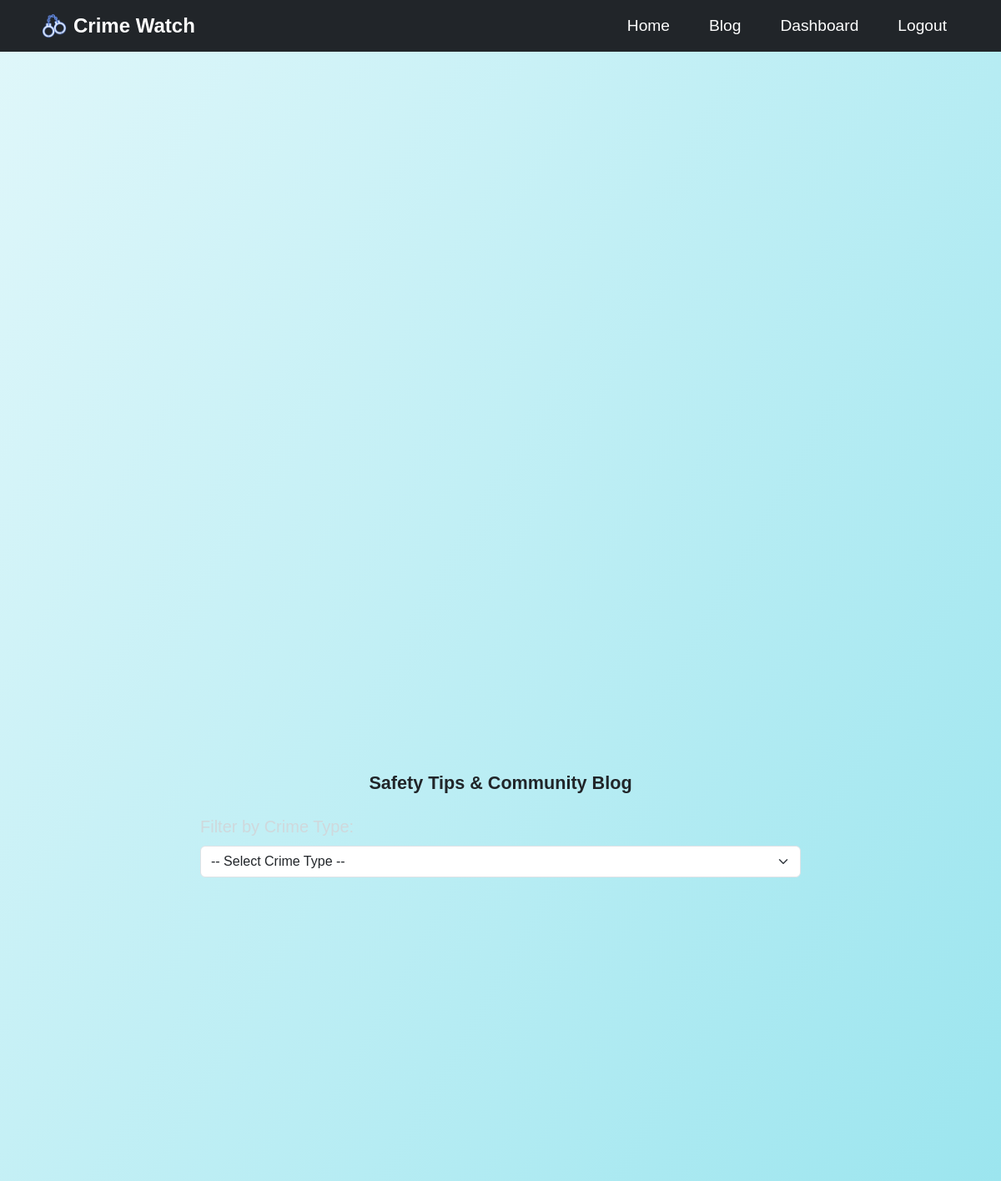
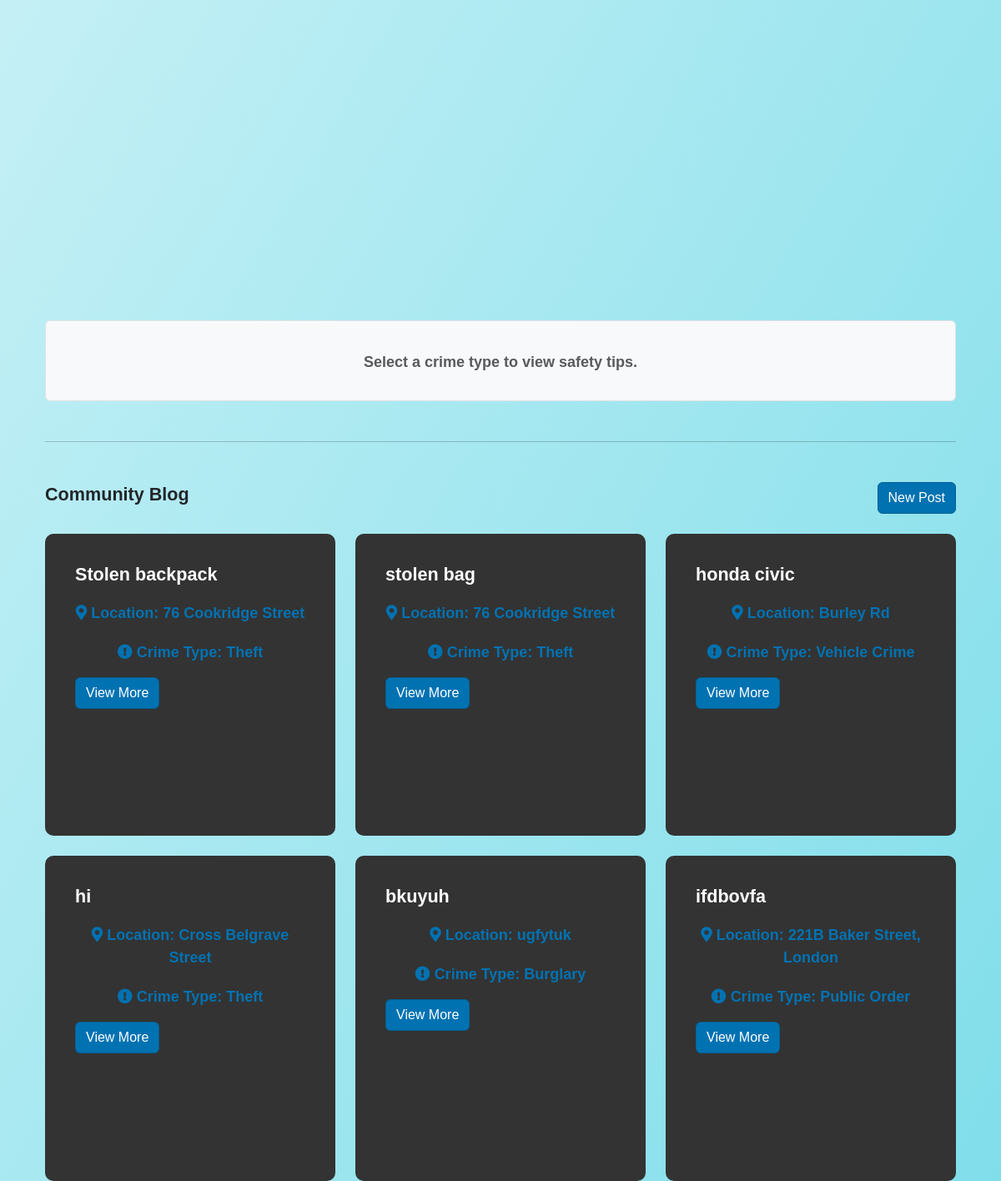
Page /blog/blog (signed in) on the committed database (2 pictures, top to bottom).
### app/models.py (models this page shows)
class BlogPost(db.Model):
    __tablename__ = 'blog_post'
    id = db.Column(db.Integer, primary_key=True)
    title = db.Column(db.String(150), nullable=False)
    location = db.Column(db.String(150), nullable=False)
    description = db.Column(db.Text, nullable=False)
    crime_type = db.Column(db.String(50), nullable=False)
    created_by = db.Column(db.Integer, db.ForeignKey('user.id'), nullable=False)
    author = db.relationship('User', backref='blog_posts', lazy=True)  # Ensure correct backref here

### app/views.py (the view, shortened to what this page needs)
@blog.route('/blog', methods=['GET', 'POST'])
@login_required
def blog_page():
    crime_filter = request.args.get('crime_type')
    if crime_filter:
        posts = BlogPost.query.filter_by(crime_type=crime_filter).all()
    else:
        posts = BlogPost.query.all()
    print(f"Posts: {posts}")  # Debugging: Check if posts are being retrieved
    return render_template('blog.html', posts=posts)

### app/templates/blog.html (shortened to what this page needs)
{% extends "base.html" %}
{% block content %}
<div class="container mt-5">
    <h2 class="text-center mb-4">Safety Tips & Community Blog</h2>
    <div class="row justify-content-center mb-4">
        <div class="col-md-8">
            <form>
                <label for="crime_type" class="form-label">Filter by Crime Type:</label>
                <select id="crime_type" name="crime_type" class="form-select" onchange="showTipsAndPosts()">
                    <option value="">-- Select Crime Type --</option>
                </select>
            </form>
        </div>
    </div>
    <div id="safety-tips" class="mt-4 p-3 border rounded bg-light">
        <p class="text-muted">Select a crime type to view safety tips.</p>
    </div>
    <hr class="my-5">
    <div class="d-flex justify-content-between align-items-center mb-4">
        <h3>Community Blog</h3>
        <button type="button" class="btn btn-primary" data-bs-toggle="modal" data-bs-target="#postCrimeModal">
            New Post
        </button>
    </div>
    <div id="blog-posts" class="row row-cols-1 row-cols-md-3 g-4">
        {% if posts %}
            {% for post in posts %}
            <div class="col">
                <div class="card h-100">
                    <div class="card-body">
                        <h5 class="card-title">{{ post.title }}</h5>
                        <p class="card-text">
                            <i class="fas fa-map-marker-alt"></i> <strong>Location:</strong> {{ post.location }}
                        </p>
                        <p class="card-text">
                            <i class="fas fa-exclamation-circle"></i> <strong>Crime Type:</strong> {{ post.crime_type }}
                        </p>
                        <button
                            class="btn btn-primary"
                            data-bs-toggle="modal"
                            data-bs-target="#postModal"
                            onclick="showPostDetails('{{ post.title }}', '{{ post.location }}', '{{ post.crime_type }}', '{{ post.description }}', '{{ post.author.username if post.author else 'Unknown' }}')">
                            View More
                        </button>
                    </div>
                </div>
            </div>
            {% endfor %}
        {% else %}
            <p class="text-muted">No blog posts available. Create the first post!</p>
        {% endif %}
    </div>
</div>
{% endblock %}

### app/templates/base.html (shortened to what this page needs)
<!DOCTYPE html>
<html lang="en">
    <head>
        <link href="https://cdn.jsdelivr.net/npm/bootstrap@5.3.0/dist/css/bootstrap.min.css" rel="stylesheet">
        <link rel="stylesheet" href="https://cdnjs.cloudflare.com/ajax/libs/font-awesome/5.15.4/css/all.min.css">
        <link rel="stylesheet" href="https://unpkg.com/leaflet@1.7.1/dist/leaflet.css" />
        <link rel="stylesheet" href="https://unpkg.com/leaflet-control-geocoder/dist/Control.Geocoder.css" />
        <link rel="stylesheet" href="{{ url_for('static', filename='styles.css') }}">
    </head>
<body>
    <nav class="navbar navbar-expand-lg navbar-dark bg-dark">
        <div class="container">
            <a class="navbar-brand d-flex align-items-center" href="{{ url_for('views.home') }}" style="font-size: 1.5rem;">
                <img src="{{ url_for('static', filename='Icon.png') }}" alt="App Icon" width="30" height="30" class="me-2">
                Crime Watch
            </a>
            <div class="collapse navbar-collapse" id="navbarNav">
                <ul class="navbar-nav ms-auto">
                    <li class="nav-item">
                        <a class="nav-link" href="{{ url_for('views.home') }}">Home</a>
                    </li>
                    {% if current_user.is_authenticated %}
                        <li class="nav-item">
                            <a class="nav-link" href="{{ url_for('blog.blog_page') }}">Blog</a>
                        </li>
                        <li class="nav-item">
                            <a class="nav-link" href="{{ url_for('views.dashboard') }}">Dashboard</a>
                        </li>
                        <li class="nav-item">
                            <a class="nav-link" href="{{ url_for('auth.logout') }}">Logout</a>
                        </li>
                    {% endif %}
                </ul>
            </div>
        </div>
    </nav>
    <div class="container mt-3">
    </div>
    <main class="container my-4">
        {% block content %}{% endblock %}
    </main>
</body>
</html>

### app/static/styles.css (style rules this page uses)
html { height: 100%; margin: 0; padding: 0; overflow: hidden; }
body { background: linear-gradient(120deg, #e0f7fa, #80deea); background-size: cover; background-repeat: no-repeat; height: 100vh; margin: 0; font-family: 'Arial', sans-serif; }
p { color: #ff0000; font-weight: bold; text-align: center; margin-top: 20px; }
nav { display: flex; justify-content: space-around; background-color: #333; padding: 1rem; }
nav ul { list-style: none; display: flex; gap: 1rem; }
nav a { color: white; text-decoration: none; padding: 0.5rem; border-radius: 5px; }
.navbar-brand { font-size: 1.8rem; font-weight: bold; }
body { font-size: 18px; }
h1, h2, h3, h4, h5, h6 { font-size: larger; font-weight: bold; }
button { font-size: 16px; }
.navbar-nav .nav-link { font-size: 18px; }
label, input, select, textarea { font-size: 16px; }
.card { background-color: #F5F5F5; color: #333333; border: 1px solid #CCCCCC; }
.card-text { color: #0072B2; }
.btn-primary { background-color: #56B4E9; border-color: #56B4E9; color: #FFFFFF; }
form label { font-size: 1.25rem; margin-bottom: 0.5rem; color: #cfd8dc; }
form { display: flex; flex-direction: column; align-items: stretch; }
.btn-primary { background-color: #0072b2; color: #ffffff; border-color: #005f90; }
body { background: linear-gradient(120deg, #e0f7fa, #80deea); background-size: cover; background-repeat: no-repeat; height: 100vh; font-family: 'Arial', sans-serif; }
.container { height: 100%; }
.row { height: 100%; }
.card { width: 100%; max-width: 500px; margin: auto; background-color: #333; border: none; color: #fff; padding: 20px; border-radius: 10px; }
.navbar { background-color: transparent; border: none; }
.navbar-brand { color: #fff; font-size: 1.8rem; }
.navbar-nav .nav-link { color: #fff; font-size: 1.2rem; margin-right: 15px; }

### rows in the picture
BlogPost: title "Stolen backpack", location "76 Cookridge Street", crime_type "Theft"
BlogPost: title "stolen bag", location "76 Cookridge Street", crime_type "Theft"
BlogPost: title "honda civic", location "Burley Rd", crime_type "Vehicle Crime"
BlogPost: title "hi", location "Cross Belgrave Street", crime_type "Theft"
BlogPost: title "bkuyuh", location "ugfytuk", crime_type "Burglary"
BlogPost: title "ifdbovfa", location "221B Baker Street, London", crime_type "Public Order"
